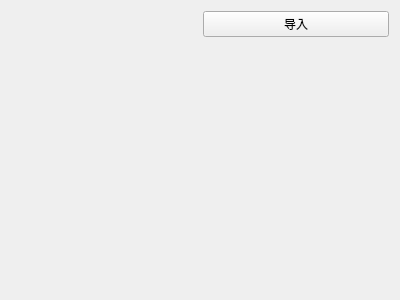
<?xml version="1.0" encoding="UTF-8"?>
<ui version="4.0">
 <class>PwhContrastMain</class>
 <widget class="QWidget" name="PwhContrastMain">
  <property name="geometry">
   <rect>
    <x>0</x>
    <y>0</y>
    <width>400</width>
    <height>300</height>
   </rect>
  </property>
  <property name="windowTitle">
   <string>PwhContrastMain</string>
  </property>
  <layout class="QHBoxLayout" name="horizontalLayout">
   <item>
    <widget class="PwhContrast" name="contrastWidget" native="true"/>
   </item>
   <item>
    <layout class="QVBoxLayout" name="verticalLayout">
     <item>
      <widget class="QPushButton" name="buttonImport">
       <property name="text">
        <string>导入</string>
       </property>
      </widget>
     </item>
     <item>
      <spacer name="verticalSpacer">
       <property name="orientation">
        <enum>Qt::Vertical</enum>
       </property>
       <property name="sizeHint" stdset="0">
        <size>
         <width>20</width>
         <height>40</height>
        </size>
       </property>
      </spacer>
     </item>
    </layout>
   </item>
  </layout>
 </widget>
 <layoutdefault spacing="6" margin="11"/>
 <customwidgets>
  <customwidget>
   <class>PwhContrast</class>
   <extends>QWidget</extends>
   <header>pwh_contrast/PwhContrast.h</header>
   <container>1</container>
  </customwidget>
 </customwidgets>
 <resources/>
 <connections/>
</ui>
